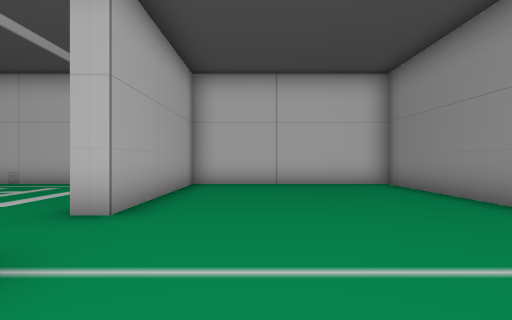
view 1 (above)

20 first-person views from a walk through a 3-D level made in the Unity game engine. The camera is 1.4 m above the floor, looks level and sees 80° across. The floor is counted in squares, 2 m on a side. Each view is taken from the middle of a square. On the plan, view 1 faces up. The plan holds only what a view shows up to about 10 squares ahead; the rest is blank. The place goes on beyond the plan. The player is left out.

view 2
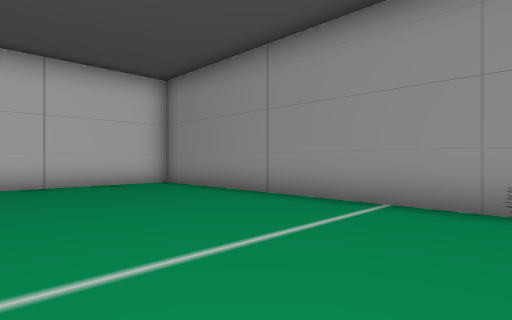

view 3
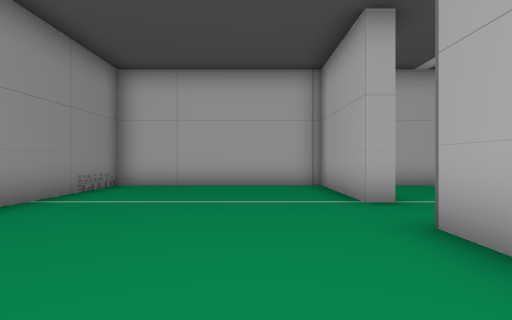

view 4
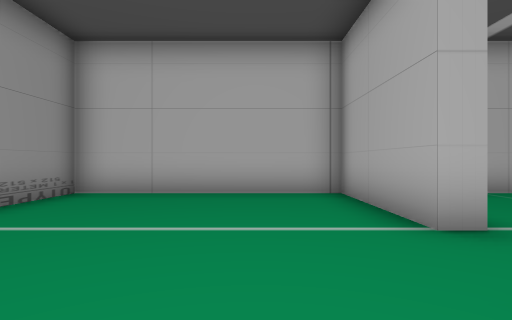

view 5
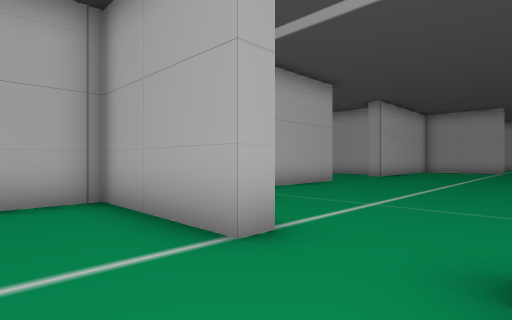

view 6
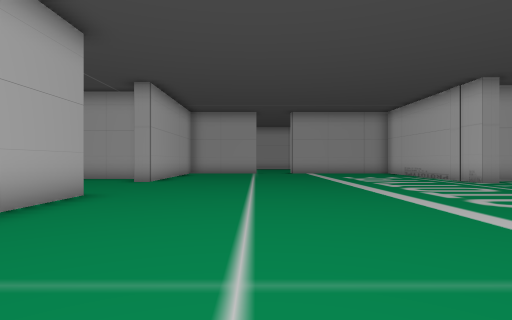

view 7
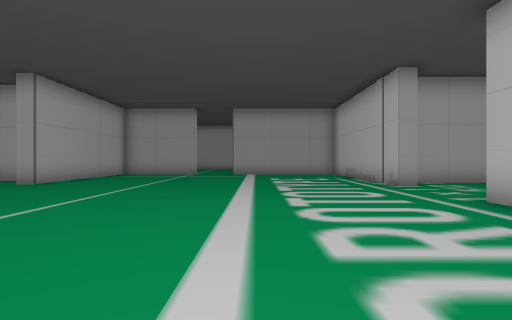

view 8
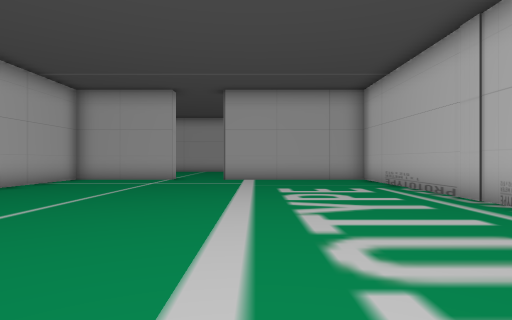

view 9
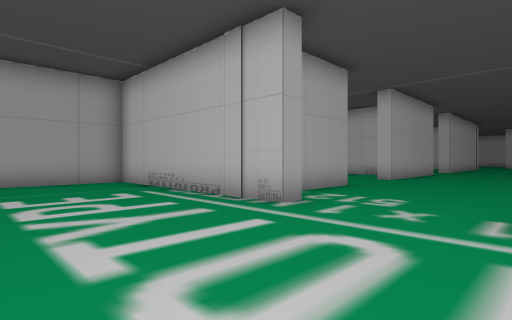

view 10
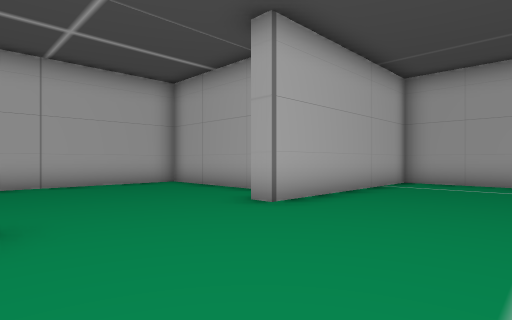

view 11
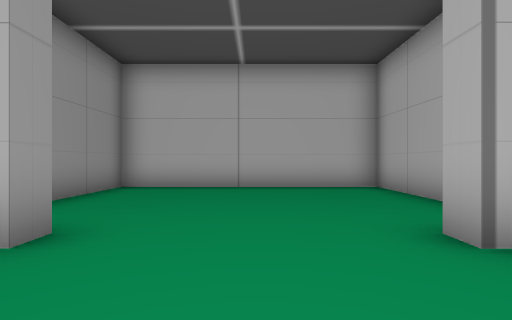

view 12
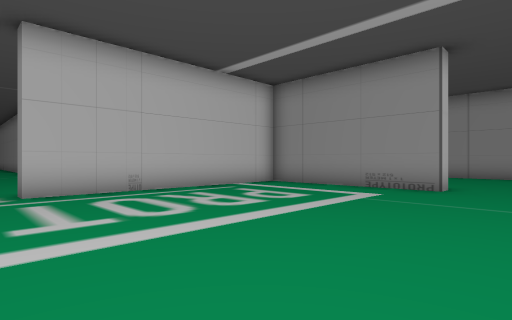

view 13
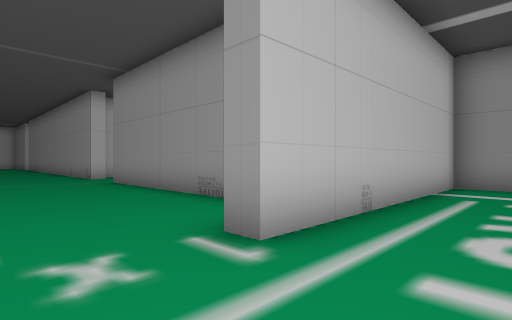

view 14
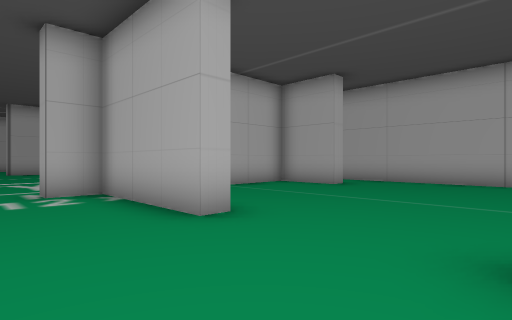

view 15
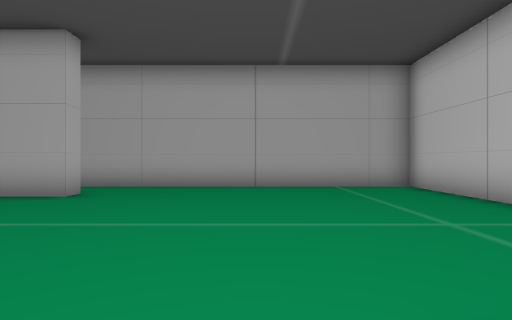

view 16
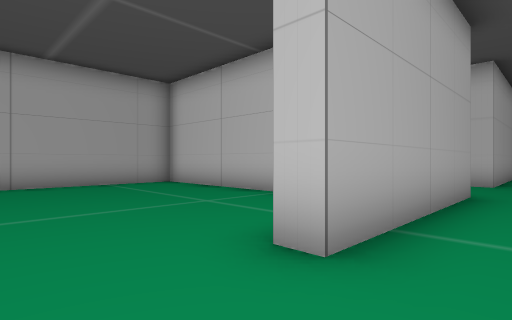

view 17
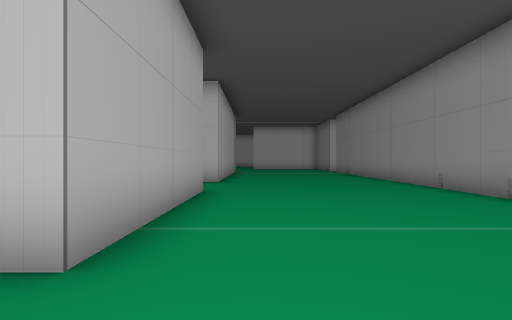

view 18
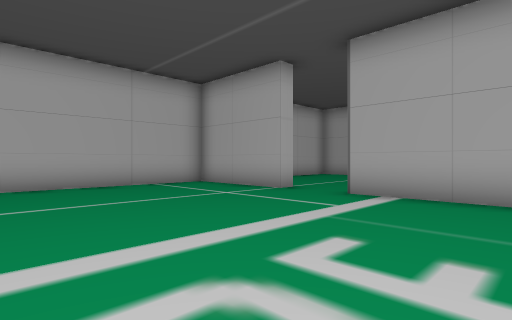

view 19
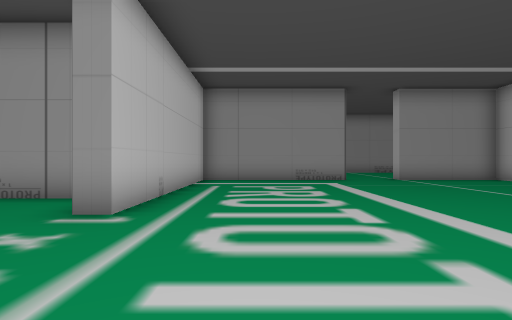

view 20
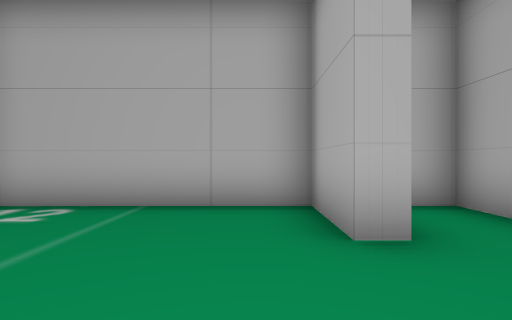

### Floor plan
Points are (right, up) in squares from view 1. A wall is a line through its corners. A room is listed if a view was taken in it or the views show most of it. See-through windows are left out.
Room 1 (views 1, 2, 3, 4, 5)
walls: (-2.4, 2) (-1.8, 2) (-1.8, -1.4) (3.8, -1.4) (3.8, 8.8) (-1.8, 8.8) (-1.8, 3.8) (-2.3, 3.8)
ways out: opening at (-2, 2.5) to room 2
Room 2 (views 6, 7, 8, 9, 10, 11, 12, 13, 14, 15, 16, 17, 18, 19, 20)
walls: (-13.8, 12.8) (-13.2, 12.8) (-13.2, 9.4) (-12.2, 9.4) (-12.2, 8.8) (-18.9, 8.8) (-18.9, 3.8); (-7.4, 10.2) (-7.4, 16.8); (-19.4, 11.4) (-18.9, 11.4) (-18.9, 9.4) (-14, 9.4); (-16.5, 19.1) (-21.1, 19.1) (-21.1, 9.4); (-7.4, 19.4) (-7.4, 24); (-13.2, 20.9) (-13.2, 15.9) (-13.8, 15.9); (-18.9, 2) (-18.9, -1.4) (-12.8, -1.4) (-12.8, -2); (-2.3, 3.8) (-2.3, 8.8) (-9.1, 8.8) (-9.1, 9.4); (-9.1, -2) (-9.1, -1.4) (-3.9, -1.4); (-14.2, -3.2) (-14.2, -6.9) (-7.4, -6.9) (-7.4, -4.1); (-13.2, 26.5) (-13.2, 23.7) (-13.8, 23.7)
ways out: opening at (-2, 2.5) to room 1; opening at (-19, 3)

Where each view was taken, in squares from view 1:
view 1: 0 up, 0 right, facing up
view 2: 0 up, 1 left, facing up-right
view 3: 7 up, 0 right, facing down
view 4: 5 up, 0 right, facing down
view 5: 4 up, 0 right, facing down-left
view 6: 2 up, 3 left, facing left
view 7: 5 up, 4 left, facing left
view 8: 5 up, 8 left, facing left
view 9: 5 up, 9 left, facing up-left
view 10: 2 up, 9 left, facing down-left
view 11: 1 up, 11 left, facing down
view 12: 2 up, 10 left, facing up-right
view 13: 7 up, 11 left, facing up-right
view 14: 16 up, 11 left, facing down-left
view 15: 15 up, 13 left, facing left
view 16: 14 up, 12 left, facing up-left
view 17: 14 up, 12 left, facing up
view 18: 7 up, 13 left, facing down-left
view 19: 7 up, 13 left, facing right
view 20: 14 up, 18 left, facing down
